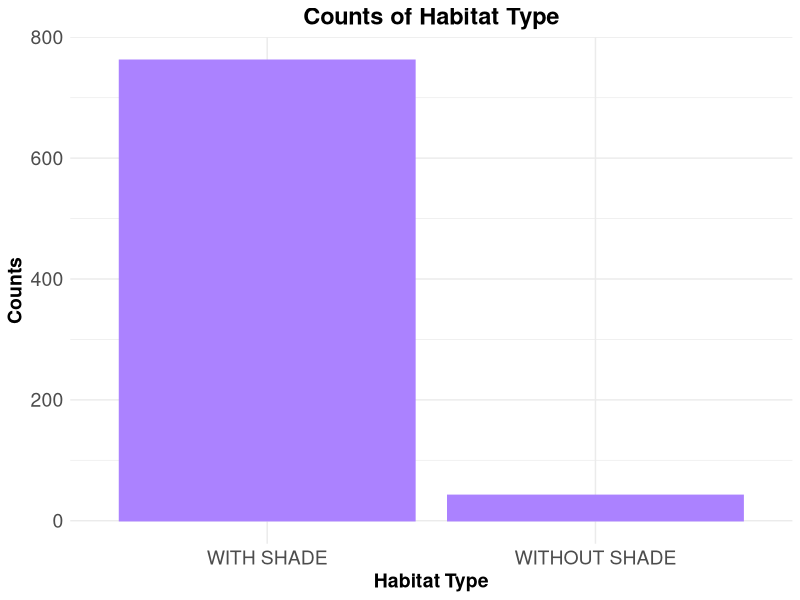
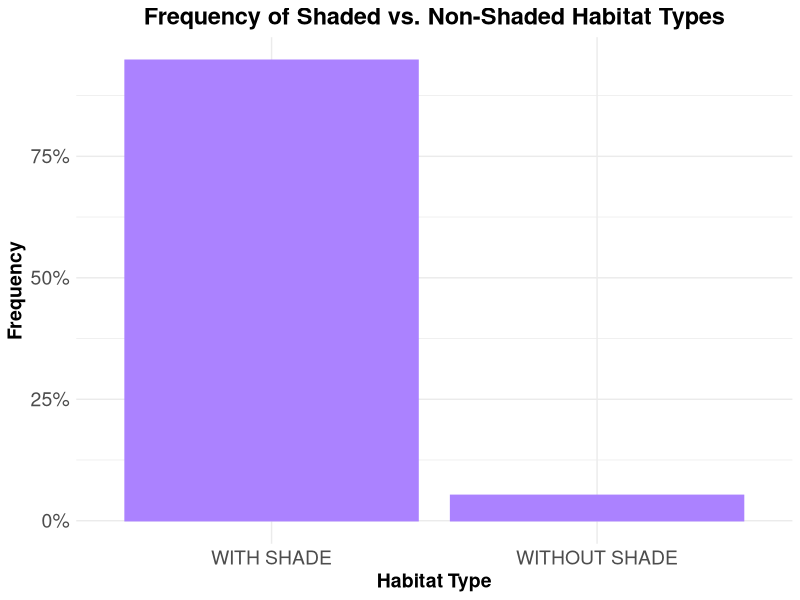
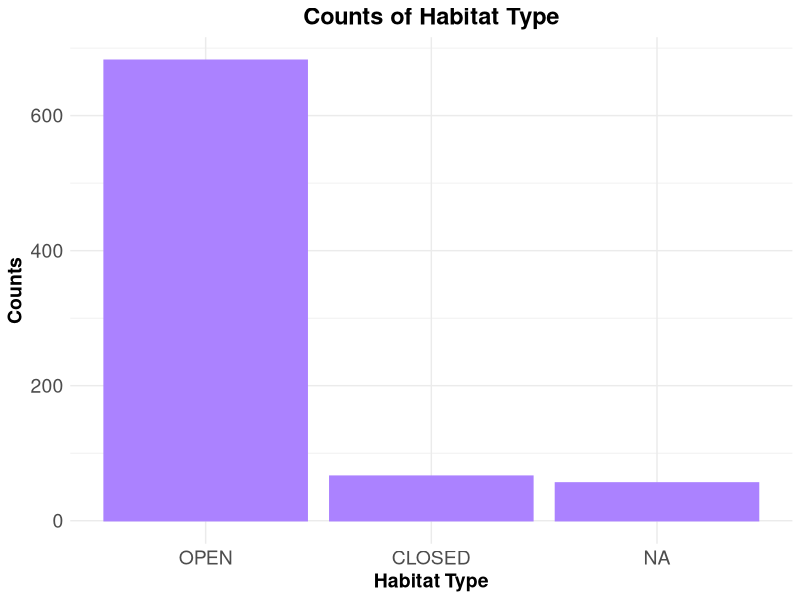
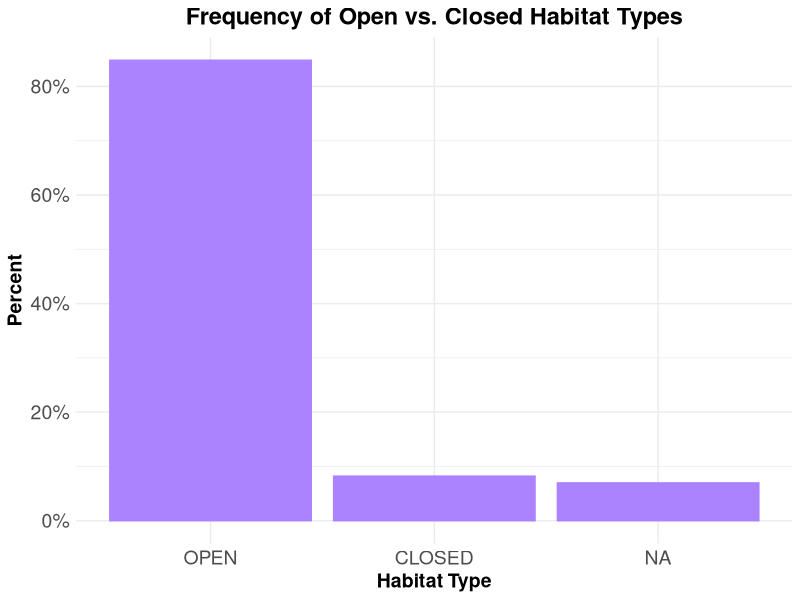
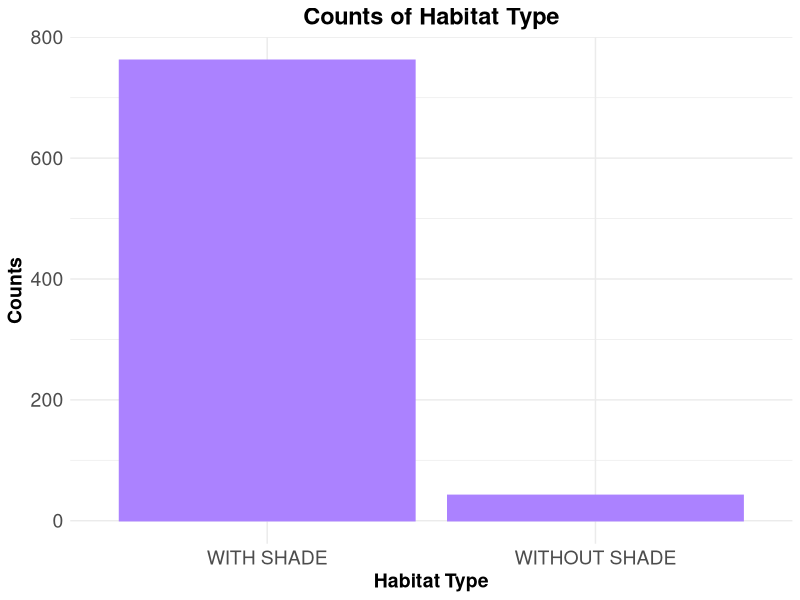
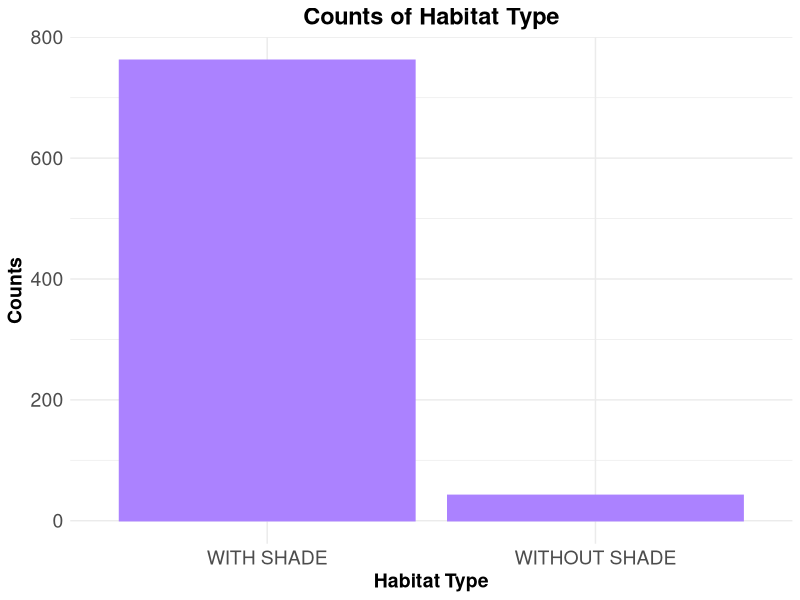
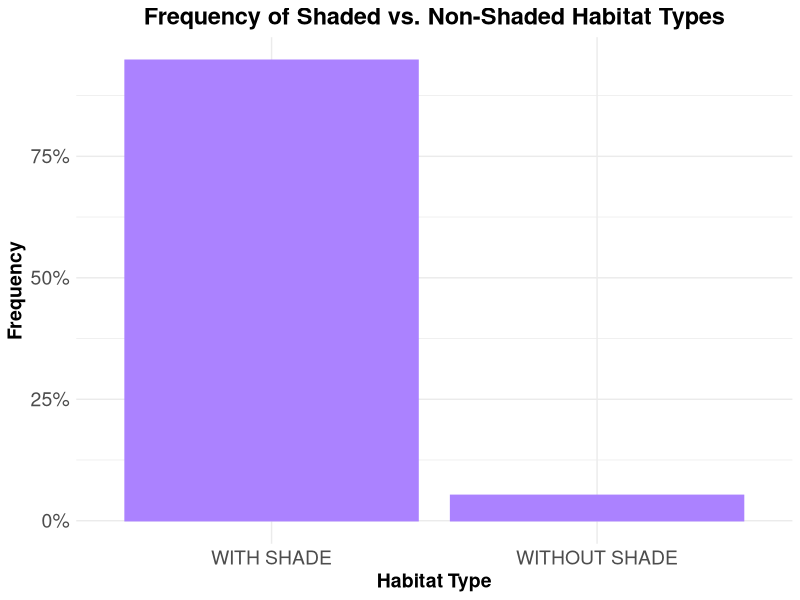
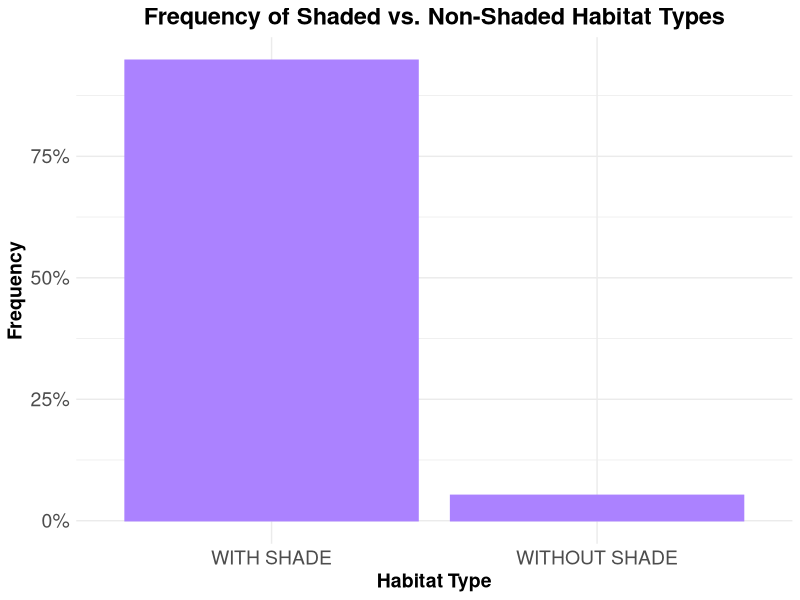

Reproduce these figures in R, in order.
##clear environment
#rm(list=ls())

# load libraries
library(scales)
library(readr)
library(lubridate)
library(magrittr)
library(ggplot2)
library(car)
library(emmeans)
library(lme4)
library(ggthemes)
library(tidyverse) 

#read in data
prelim_tidy <- read_csv("_data/_tidy/prelim_data_tidycols.csv")
View(prelim_tidy)

#Omit any missing values:
summary(is.na(prelim_tidy))

prelim_temp<-na.omit(prelim_tidy)
View(prelim_temp)

##### OMIT OUTLIERS ###
prelim_temp2 <- prelim_temp
prelim_temp2$therm_t[prelim_temp2$therm_t >= 42] <- NA

View(prelim_temp2)

prelim_temp3<-na.omit(prelim_temp2)
View(prelim_temp3)

####combine levels
#Vertical climb and cling together; make Bp 1 category; St & Sq together
prelim_temp3$pos_beh[prelim_temp3$pos_beh == "Cb"] <- "Su"
prelim_temp3$pos_beh[prelim_temp3$pos_beh == "Br"] <- "Su"
prelim_temp3$pos_beh[prelim_temp3$pos_beh == "QM"] <- "Su"
prelim_temp3$pos_beh[prelim_temp3$pos_beh == "Vci"] <- "VC"
prelim_temp3$pos_beh[prelim_temp3$pos_beh == "Abp"] <- "Bp"
prelim_temp3$pos_beh[prelim_temp3$pos_beh == "BpS"] <- "Bp"
prelim_temp3$pos_beh[prelim_temp3$pos_beh == "BpW"] <- "Bp"
prelim_temp3$pos_beh[prelim_temp3$pos_beh == "Sq"] <- "St"

############
##re-order levels
prelim_temp3$time_od <- factor(prelim_temp3$time_od, levels = c("e_morning", "l_morning", "e_afternoon", "l_afternoon", "evening"))
prelim_temp3$pos_beh <- factor(prelim_temp3$pos_beh, levels = c("Ly", "St", "QS", "QW", "Bp", "Su", "VC"))

###change to factor & numeric
factor_cols <- c("pos_beh","context", "substrate", "hab_type", "individual")
numeric_cols <- c("sun", "therm_t", "t_lo", "t_hi", "amb_t")

prelim_temp3[factor_cols] <- lapply(prelim_temp3[factor_cols], as.factor)

prelim_temp3[numeric_cols] <- lapply(prelim_temp3[numeric_cols], as.numeric)

str(prelim_temp3)

####model
mod_2 <- lmer(therm_t ~ pos_beh + amb_t + sun + date + hab_type + 
                (1|individual), data = prelim_temp3)
summary(mod_2)
confint(mod_2)

###New dataset combining with vs. without shade habitat types
prelim_temp4 <- prelim_temp3
View(prelim_temp4)

#####combine habitat types
levels(prelim_temp4$hab_type)[levels(prelim_temp4$hab_type)=="WD"] <- "WITH SHADE"
levels(prelim_temp4$hab_type)[levels(prelim_temp4$hab_type)=="BMWD"] <- "WITH SHADE"
levels(prelim_temp4$hab_type)[levels(prelim_temp4$hab_type)=="BM"] <- "WITH SHADE"
levels(prelim_temp4$hab_type)[levels(prelim_temp4$hab_type)=="GA"] <- "WITH SHADE"
levels(prelim_temp4$hab_type)[levels(prelim_temp4$hab_type)=="GL"] <- "WITHOUT SHADE"


############
##re-order levels
prelim_temp4$time_od <- factor(prelim_temp4$time_od, levels = c("e_morning", "l_morning", "e_afternoon", "l_afternoon", "evening"))
prelim_temp4$pos_beh <- factor(prelim_temp4$pos_beh, levels = c("Bp", "Ly", "St", "QS", "QW", "Su", "VC"))
prelim_temp4$hab_type <- factor(prelim_temp4$hab_type, levels = c("WITH SHADE", "WITHOUT SHADE"))

###change to factor & numeric
factor_cols <- c("pos_beh","context", "substrate", "hab_type", "individual")
numeric_cols <- c("sun", "therm_t", "t_lo", "t_hi", "amb_t")

prelim_temp4[factor_cols] <- lapply(prelim_temp4[factor_cols], as.factor)

prelim_temp4[numeric_cols] <- lapply(prelim_temp4[numeric_cols], as.numeric)

str(prelim_temp4)

##model new dataset
mod_3 <- lmer(therm_t ~ pos_beh + amb_t + sun + date + hab_type + 
                (1|individual), data = prelim_temp4)
summary(mod_3) ###still no significant difference with habitat type (shaded vs. not)
confint(mod_3)

summary(prelim_temp4$hab_type) ###WITH SHADE: 762; WITHOUT SHADE: 42

###plot habitat type with vs. without shade

counts_shaded <- ggplot(prelim_temp4, aes(hab_type))+
  geom_bar(stat="count", fill = "mediumpurple1", colour = "mediumpurple1") + 
  ggtitle("Counts of Habitat Type") +
  scale_x_discrete(name = "Habitat Type", 
                   labels = c("WITH SHADE", "WITHOUT SHADE")) +
  scale_y_continuous(name = "Counts") +
  theme_minimal()+
  theme(axis.text.x=element_text(size=14),
        axis.text.y=element_text(size=14),
        axis.title.y=element_text(size=14, face="bold"),
        axis.title.x=element_text(size=14, face="bold"),
        plot.title = element_text(hjust = 0.5, size=17, face="bold"))

counts_shaded

##save plot
ggsave("counts_shaded.pdf", width=10, height=6, units="in")

ggsave("counts_shaded.png", width=10, height=6, units="in")

###frequency of shaded vs. not

freq_hab_type <- ggplot(prelim_temp4, aes(hab_type))+
  geom_bar(aes(y = (..count..)/sum(..count..)), bins = 10, 
                 fill = "mediumpurple1", colour = "mediumpurple1")+
  ggtitle("Frequency of Shaded vs. Non-Shaded Habitat Types") +
  scale_y_continuous(name = "Frequency", labels = percent)+
  scale_x_discrete(name = "Habitat Type")+
  theme_minimal()+
  theme(axis.text.x=element_text(size=14),
        axis.text.y=element_text(size=14),
        axis.title.y=element_text(size=14, face="bold"),
        axis.title.x=element_text(size=14, face="bold"),
        plot.title = element_text(hjust = 0.5, size=17, face="bold"))

freq_hab_type  

##save plot
ggsave("freq_hab_type.pdf", width=10, height=6, units="in")

ggsave("freq_hab_type.png", width=10, height=6, units="in")


###new dataset for open vs. closed habitats
prelim_temp5 <- prelim_temp3
View(prelim_temp5)

#####combine habitat types
levels(prelim_temp5$hab_type)[levels(prelim_temp5$hab_type)=="WD"] <- "OPEN"
levels(prelim_temp5$hab_type)[levels(prelim_temp5$hab_type)=="BMWD"] <- "OPEM"
levels(prelim_temp5$hab_type)[levels(prelim_temp5$hab_type)=="BM"] <- "OPEN"
levels(prelim_temp5$hab_type)[levels(prelim_temp5$hab_type)=="GA"] <- "CLOSED"
levels(prelim_temp5$hab_type)[levels(prelim_temp5$hab_type)=="GL"] <- "OPEN"


############
##re-order levels
prelim_temp5$time_od <- factor(prelim_temp5$time_od, levels = c("e_morning", "l_morning", "e_afternoon", "l_afternoon", "evening"))
prelim_temp5$pos_beh <- factor(prelim_temp5$pos_beh, levels = c("Bp", "Ly", "St", "QS", "QW", "Su", "VC"))
prelim_temp5$hab_type <- factor(prelim_temp5$hab_type, levels = c("OPEN", "CLOSED"))

###change to factor & numeric
factor_cols <- c("pos_beh","context", "substrate", "hab_type", "individual")
numeric_cols <- c("sun", "therm_t", "t_lo", "t_hi", "amb_t")

prelim_temp5[factor_cols] <- lapply(prelim_temp5[factor_cols], as.factor)

prelim_temp5[numeric_cols] <- lapply(prelim_temp5[numeric_cols], as.numeric)

str(prelim_temp5)

##model new dataset
mod_4 <- lmer(therm_t ~ pos_beh + amb_t + sun + date + hab_type + 
                (1|individual), data = prelim_temp5)
summary(mod_4) ###
confint(mod_4)

summary(prelim_temp5$hab_type) ##OPEN: __; CLOSED: __

###plot habitat type open vs. closed

counts_shaded <- ggplot(prelim_temp5, aes(hab_type))+
  geom_bar(stat="count", fill = "mediumpurple1", colour = "mediumpurple1") + 
  ggtitle("Counts of Habitat Type") +
  scale_x_discrete(name = "Habitat Type", 
                   labels = c("OPEN", "CLOSED")) +
  scale_y_continuous(name = "Counts") +
  theme_minimal()+
  theme(axis.text.x=element_text(size=14),
        axis.text.y=element_text(size=14),
        axis.title.y=element_text(size=14, face="bold"),
        axis.title.x=element_text(size=14, face="bold"),
        plot.title = element_text(hjust = 0.5, size=17, face="bold"))

counts_shaded

##save plot
ggsave("counts_open.pdf", width=10, height=6, units="in")

ggsave("counts_open.png", width=10, height=6, units="in")

###frequency of open vs. closed

freq_hab_type <- ggplot(prelim_temp5, aes(hab_type))+
  geom_bar(aes(y = (..count..)/sum(..count..)), bins = 10, 
           fill = "mediumpurple1", colour = "mediumpurple1")+
  ggtitle("Frequency of Open vs. Closed Habitat Types") +
  scale_y_continuous(name = "Percent", labels = percent)+
  scale_x_discrete(name = "Habitat Type")+
  theme_minimal()+
  theme(axis.text.x=element_text(size=14),
        axis.text.y=element_text(size=14),
        axis.title.y=element_text(size=14, face="bold"),
        axis.title.x=element_text(size=14, face="bold"),
        plot.title = element_text(hjust = 0.5, size=17, face="bold"))

freq_hab_type  

##save plot
ggsave("freq_open.pdf", width=10, height=6, units="in")

ggsave("freq_open.png", width=10, height=6, units="in")
